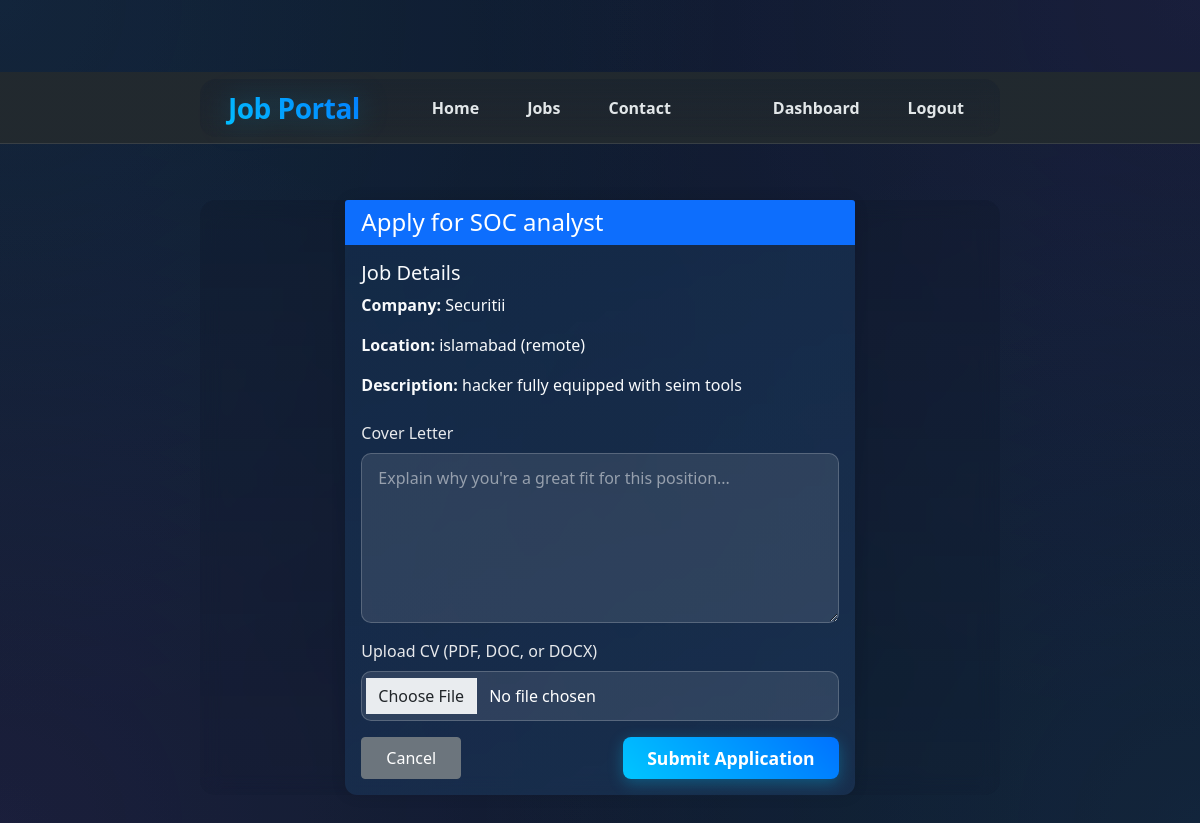
/apply_job/2 (signed in), run on the app's committed database.
### app.py (models this page shows)
class Job(db.Model):
    __tablename__ = 'jobs'  # Explicitly naming the table
    id = db.Column(db.Integer, primary_key=True)
    title = db.Column(db.String(100), nullable=False)
    company = db.Column(db.String(100), nullable=False)
    description = db.Column(db.Text, nullable=False)
    location = db.Column(db.String(100), nullable=False)
    deadline = db.Column(db.Date, nullable=False)
    employer_id = db.Column(db.Integer, db.ForeignKey('users.id'), nullable=False)
    created_at = db.Column(db.DateTime, default=datetime.utcnow)
    applications = db.relationship('Application', backref='job', lazy=True)

### app.py (the view, shortened to what this page needs)
@app.route('/apply_job/<int:job_id>', methods=['GET', 'POST'])
def apply_job(job_id):
    if 'user_id' not in session or session.get('user_type') != 'job_seeker':
        flash('Please login as a job seeker to apply', 'danger')
        return redirect(url_for('auth'))
    job = get_job_by_id(job_id)
    print(f"Processing application for job: {job_id}")
    if request.method == 'GET':
        existing_application = Application.query.filter_by(job_id=job.id, job_seeker_id=session['user_id']).first()
        if existing_application:
            flash('You have already applied for this job', 'warning')
            return redirect(url_for('jobs'))
        return render_template('apply_job.html', job=job)

### app.py (called while the page is built)
@app.after_request
def after_request(response):
    try:
        db.session.commit()
    except Exception as e:
        db.session.rollback()
        print(f"Error committing changes: {str(e)}")
    return response

def get_job_by_id(job_id):
    return Job.query.get(job_id)

### templates/apply_job.html (shortened to what this page needs)
{% extends "base.html" %}
{% block content %}
<div class="container mt-4">
    <div class="row justify-content-center">
        <div class="col-md-8">
            <div class="card">
                <div class="card-header bg-primary text-white">
                    <h4 class="mb-0">Apply for {{ job.title }}</h4>
                </div>
                <div class="card-body">
                    <div class="mb-4">
                        <h5>Job Details</h5>
                        <p><strong>Company:</strong> {{ job.company }}</p>
                        <p><strong>Location:</strong> {{ job.location }}</p>
                        <p><strong>Description:</strong> {{ job.description }}</p>
                    </div>
                    <form method="POST" enctype="multipart/form-data">
                        <div class="mb-3">
                            <label for="cover_letter" class="form-label">Cover Letter</label>
                            <textarea class="form-control" id="cover_letter" name="cover_letter" rows="6" required
                                    placeholder="Explain why you're a great fit for this position..."></textarea>
                        </div>
                        <div class="mb-3">
                            <label for="cv_file" class="form-label">Upload CV (PDF, DOC, or DOCX)</label>
                            <input type="file" class="form-control" id="cv_file" name="cv_file" accept=".pdf,.doc,.docx" required>
                        </div>
                        <div class="d-flex justify-content-between">
                            <button type="button" class="btn btn-secondary" onclick="window.close()">Cancel</button>
                            <button type="submit" class="btn btn-primary">Submit Application</button>
                        </div>
                    </form>
                </div>
            </div>
        </div>
    </div>
</div>
{% endblock %}

### templates/base.html (style rules this page uses)
:root { --primary-gradient: linear-gradient(45deg, #0c4a6e, #0369a1); --secondary-gradient: linear-gradient(135deg, #0ea5e9, #38bdf8); --accent-gradient: linear-gradient(45deg, #0284c7, #0ea5e9); --nav-gradient: linear-gradient(to right, rgba(255, 255, 255, 0.03), rgba(255, 255, 255, 0.05)); --primary-dark: #0c4a6e; --primary-medium: #0369a1; --primary-light: #0ea5e9; --accent-blue: #38bdf8; --bg-color: #1e3a5f; --card-bg: rgba(255, 255, 255, 0.02); --text-light: #f8fafc; --text-muted: #94a3b8; --navbar-height: 72px; --shadow-sm: 0 2px 8px rgba(255, 255, 255, 0.03); --shadow-md: 0 4px 12px rgba(255, 255, 255, 0.05); --shadow-lg: 0 8px 16px rgba(255, 255, 255, 0.07); --dark-bg-primary: #0f172a; --dark-bg-secondary: #1e293b; --dark-accent: #334155; --glow-blue: rgba(56, 189, 248, 0.1); --glow-purple: rgba(168, 85, 247, 0.1); }
body { background: var(--dark-bg-primary); min-height: 100vh; position: relative; padding-top: var(--navbar-height); color: var(--text-light); overflow-x: hidden; }
body::before { content: ''; position: fixed; top: 0; left: 0; width: 100%; height: 100%; background: radial-gradient(circle at 0% 0%, var(--glow-blue) 0%, transparent 50%), radial-gradient(circle at 100% 0%, var(--glow-purple) 0%, transparent 50%), radial-gradient(circle at 100% 100%, var(--glow-blue) 0%, transparent 50%), radial-gradient(circle at 0% 100%, var(--glow-purple) 0%, transparent 50%); opacity: 0.6; z-index: -2; }
body::after { content: ''; position: fixed; top: 0; left: 0; width: 100%; height: 100%; background: linear-gradient( 145deg, var(--dark-bg-primary), var(--dark-bg-secondary) ); opacity: 0.95; z-index: -1; }
.container { position: relative; z-index: 1; background: linear-gradient( rgba(15, 23, 42, 0.3), rgba(15, 23, 42, 0.1) ); border-radius: 16px; backdrop-filter: blur(10px); -webkit-backdrop-filter: blur(10px); }
.card { background: linear-gradient(135deg, rgba(21, 47, 80, 0.7), rgba(30, 58, 95, 0.6) ); border: 1px solid rgba(56, 189, 248, 0.1); box-shadow: var(--shadow-sm); transition: all 0.3s ease; border-radius: 12px; }
.form-control { background: rgba(255, 255, 255, 0.02); border: 1px solid rgba(255, 255, 255, 0.1); color: var(--text-light); border-radius: 8px; padding: 0.625rem 1rem; transition: all 0.3s ease; }
.form-control::placeholder { color: var(--text-muted); }
.btn { transition: all 0.3s ease; }
html { scroll-behavior: smooth; }
.btn-primary { background: linear-gradient(45deg, #00c6ff, #0072ff); border: none; color: white; font-weight: 600; padding: 0.8rem 2rem; border-radius: 8px; font-size: 1.1rem; transition: all 0.3s ease; position: relative; overflow: hidden; box-shadow: 0 4px 15px rgba(0, 198, 255, 0.3); }
.btn-primary::before { content: ''; position: absolute; top: 0; left: -100%; width: 100%; height: 100%; background: linear-gradient(90deg, rgba(255, 255, 255, 0) 0%, rgba(255, 255, 255, 0.3) 50%, rgba(255, 255, 255, 0) 100% ); transition: transform 0.6s ease; }
body::after { content: ''; position: fixed; top: 0; left: 0; width: 100%; height: 100%; background: linear-gradient(45deg, rgba(56, 189, 248, 0.03) 0%, rgba(125, 211, 252, 0.03) 25%, rgba(56, 189, 248, 0.03) 50%, rgba(125, 211, 252, 0.03) 75%, rgba(56, 189, 248, 0.03) 100% ); background-size: 400% 400%; animation: gradientShift 15s ease infinite; pointer-events: none; z-index: 0; }
.form-label { display: block; color: rgba(255, 255, 255, 0.9); font-size: 1rem; font-weight: 500; margin-bottom: 0.5rem; }
.form-control { width: 100%; padding: 0.75rem 1rem; font-size: 1rem; line-height: 1.5; color: #ffffff; background: rgba(255, 255, 255, 0.1) !important; border: 1px solid rgba(255, 255, 255, 0.2) !important; border-radius: 10px; transition: all 0.3s ease; }
.form-control::placeholder { color: rgba(255, 255, 255, 0.5) !important; }

### templates/apply_job.html (style rules this page uses)
.container { max-width: 800px; }
.card { border: none; box-shadow: 0 0 15px rgba(0,0,0,0.1); }
.card-header { border-bottom: none; }
.btn-primary { padding: 8px 24px; }
.btn-secondary { padding: 8px 24px; background-color: #6c757d; border-color: #6c757d; }

### data on the page
Job: title "SOC analyst", company "Securitii", location "islamabad (remote)", description "hacker fully equipped with seim tools"
